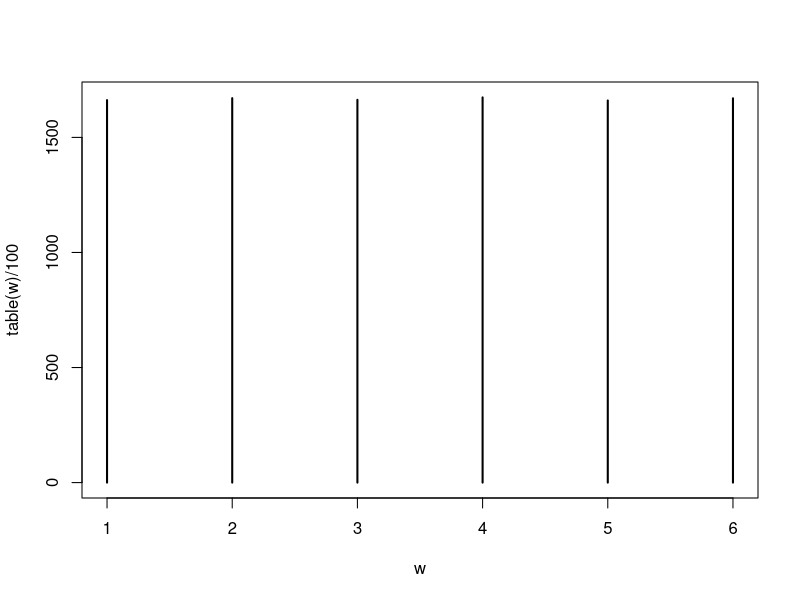
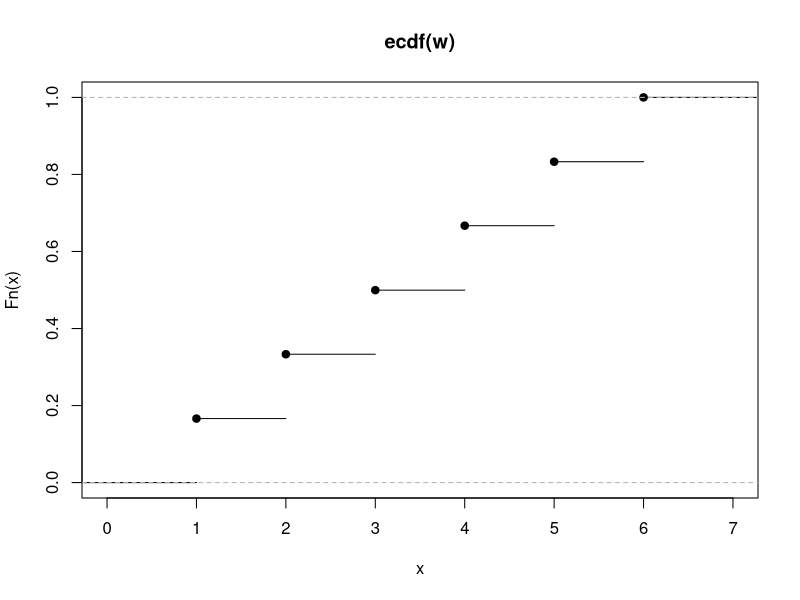
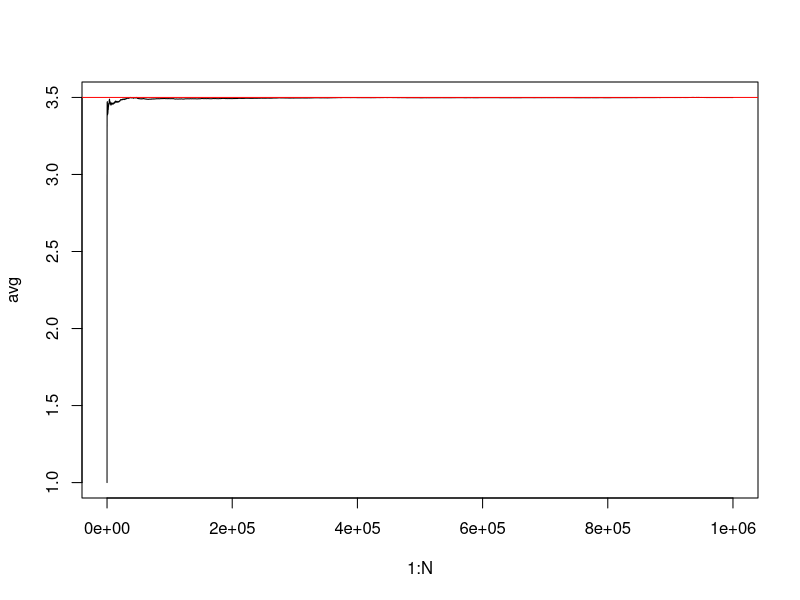
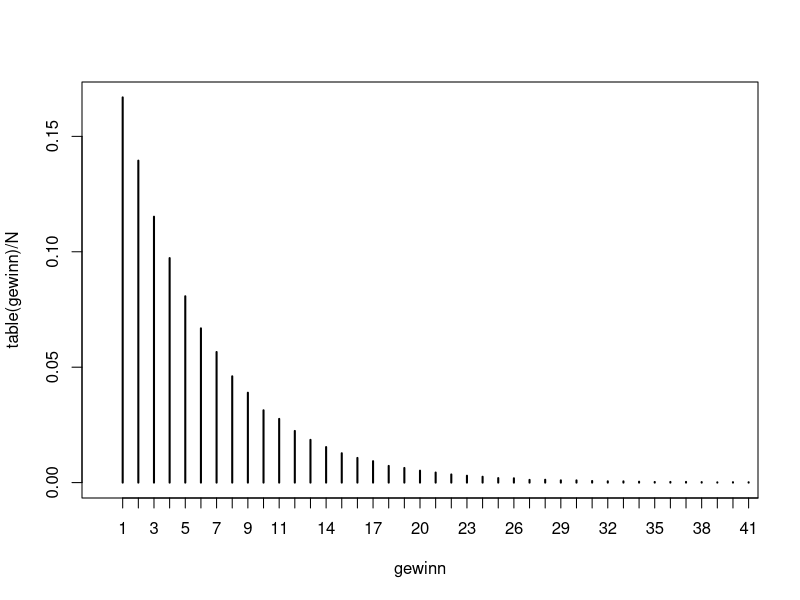
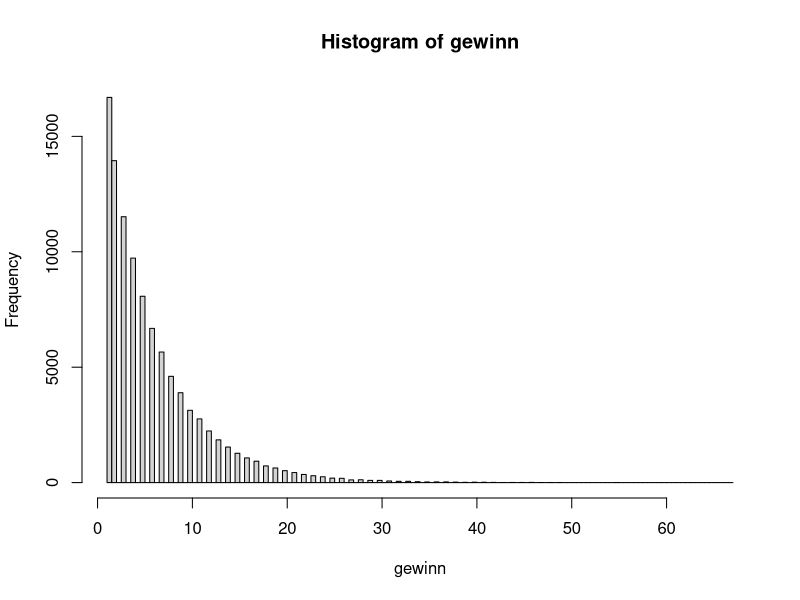
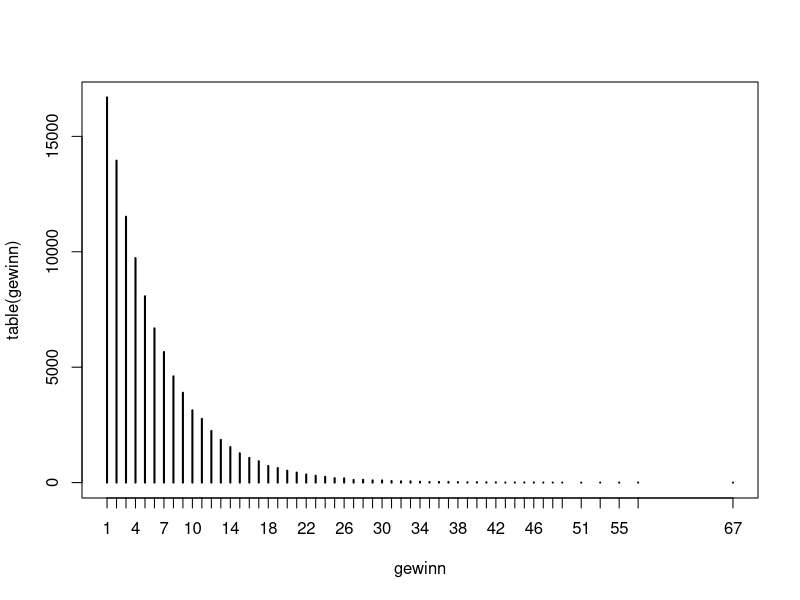

Write the R code that produced these figures, in order.
### Code für die Vorlesung in der 7. Woche

N = 10000000
x = sample(1:6, replace = TRUE, size = N)
sum(x == 4) / N
1/6
################################
# PMF und CDF             ######
w = sample(1:6, replace = TRUE, size=1e6)
par(mfrow=c(1,1))
# PMF
plot(table(w)/100, type='h')
# CDF
plot(ecdf(w))


# Würfeln
set.seed(42)
N=1e6
X = sample(1:6,N, replace = TRUE)
mean(X) #3.4998 
avg = cumsum(X)/1:N #Gleitender MW
plot(1:N, avg, type = 'l')
abline(h=3.5, col='red')

xs = sample(c(1,0), 1000, replace=TRUE, prob=c(0.7,0.3))

################################
# Spielautomatsverteilung ######
ps = c(0.977, 0.008, 0.008, 0.006, 0.001)
xs = c(-1,4,9,14,19)
sm = sample(xs, 1000000, replace = TRUE, prob = ps)
mean(sm)
var(sm)

p = rep(1/6,6)
g = c(1,2,3,4,5,6)
sum(p * g)

g = c(0,2,0,4,0,6)
sum(p * g)

g = g**2
sum(p * g)

################################
# Simulationen            ######

### Würfel###
set.seed(42)
N = 100000
x = sample(1:6, N, replace = TRUE)
#Abschaetzung von EW
mean(x) #3.5052
#Erwartungswerte von X^2
mean(x^2) #15.21858

# Spielautomatsverteilung ######
#Augenzahl in Euro, falls gerade Zahl
#x 6 6 2 5 4 4 5 1 4 5
xg = x %% 2 == 0 #gerade TRUE  TRUE  TRUE FALSE  TRUE  TRUE FALSE FALSE  TRUE FALSE
#xg * x #6 6 2 0 4 4 0 0 4 0
mean(xg * x) #2.00234

##Augenzahl in Euro zum Quadrat, falls gerade Zahl
mean(xg * x^2)#9.38124
56/6 #9.33333

# Würfel mit Aufhören ######
N = 1e5
gewinn = rep(0, N)
for (n in 1:N){
  for (i in 1:1e8){ #Im wievielten versuch kommt die 6?
    if (sample(1:6,1) == 6){
      #print(i)
      gewinn[n] = i
      break
    }
  }  
}
mean(gewinn)

plot(table(gewinn)/N, xlim = c(0,40))
#hist(gewinn, breaks = 50)

hist(gewinn,100)
plot(table(gewinn))
mean(gewinn)
#Ist Geometrische Verteilung, dort ist mean = 1/p

pbinom(0:10, 10, 0.8)
d = round(pbinom(0:10, 10, 0.8),3)
names(d) = 0:10
d

# Bionomial Party ######
k = 0:10
df = data.frame(
  k = dbinom(k, 10, 0.8), #80% kommen
  P = pbinom(k, 10, 0.8)
)
df = t(df)
colnames(df) = k
round(df, 3)  
